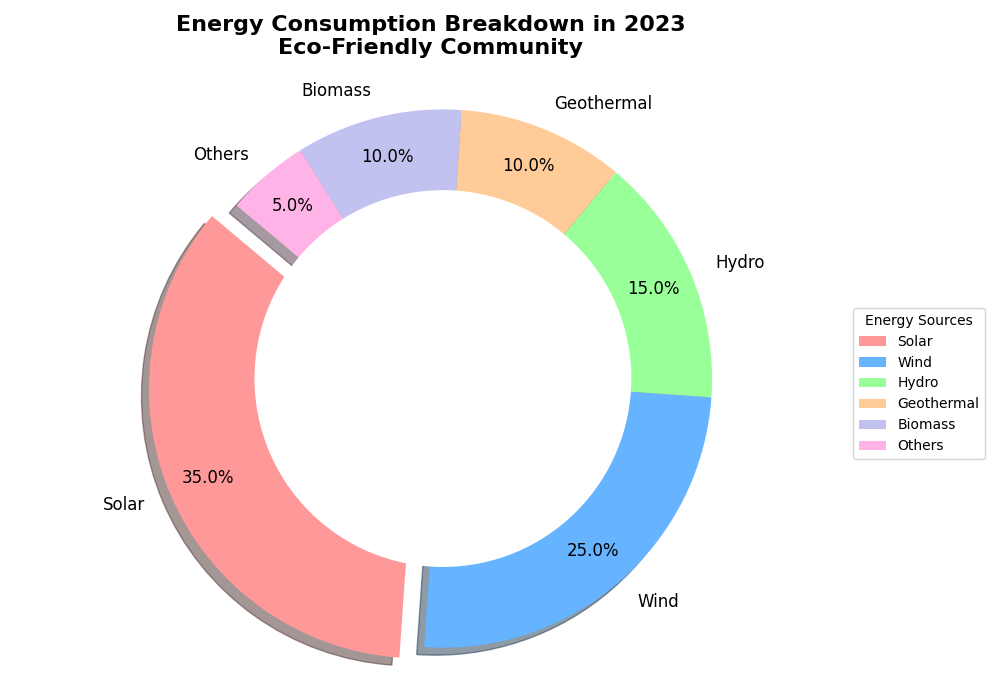

Generate this figure with Python:
import matplotlib.pyplot as plt
import numpy as np

# Backstory: Explore the Energy Consumption Breakdown in a Hypothetical Eco-Friendly Community in 2023
# The community focuses on different energy sources and intends to monitor their consumption.

# Define energy sources and their consumption percentages
energy_sources = ['Solar', 'Wind', 'Hydro', 'Geothermal', 'Biomass', 'Others']
consumption_percentages = [35, 25, 15, 10, 10, 5]

# Colors for each energy source
colors = ['#ff9999', '#66b3ff', '#99ff99', '#ffcc99', '#c2c2f0', '#ffb3e6']

# Explode the 'Solar' slice to emphasize it
explode = (0.1, 0, 0, 0, 0, 0)

# Create figure and axis for the pie chart
fig, ax = plt.subplots(figsize=(10, 7))

# Create the pie chart
wedges, texts, autotexts = ax.pie(
    consumption_percentages, 
    explode=explode, 
    labels=energy_sources, 
    colors=colors,
    autopct='%1.1f%%', 
    startangle=140, 
    pctdistance=0.85,
    textprops={'fontsize': 12},
    shadow=True
)

# Draw a circle in the center of the pie chart to create a donut chart effect
centre_circle = plt.Circle((0, 0), 0.70, fc='white')
fig.gca().add_artist(centre_circle)

# Equal aspect ratio ensures that the pie chart is drawn as a circle
ax.axis('equal')  

# Add a title with two lines
plt.title('Energy Consumption Breakdown in 2023\nEco-Friendly Community', fontsize=16, fontweight='bold', pad=20)

# Position legend to the right of the chart
plt.legend(wedges, energy_sources, title="Energy Sources", loc="center left", bbox_to_anchor=(1, 0, 0.5, 1))

# Adjust the layout to make better space for the legend and other elements
plt.tight_layout()

# Display the chart
plt.show()
